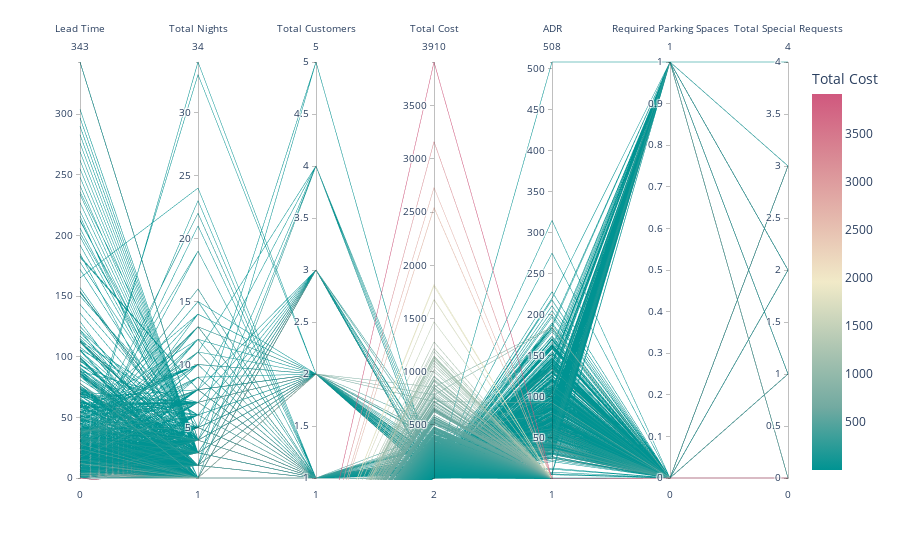

Source (notebook cell):
### Code cell
# Calculate the average values for the columns
average_corporate_customers = corporate_data[['lead_time', 'total_nights', 'total_customers', 'total_cost','stays_in_weekend_nights','stays_in_week_nights','adults','children','babies','adr','required_car_parking_spaces','total_of_special_requests']].mean()

# Calculate the mode for the categorical columns
mode_corporate_customers = corporate_data[['hotel', 'meal', 'market_segment', 'distribution_channel', 'reserved_room_type', 'assigned_room_type', 'deposit_type', 'customer_type', 'reservation_status', 'reservation_status_date']].mode().iloc[0]

print('Average values for Corporate customers:')
print(average_corporate_customers)
print('\nMode for Corporate customers:')
print(mode_corporate_customers)

# Select relevant columns for the plot
columns = ['lead_time', 'total_nights', 'total_customers', 'total_cost', 'adr', 'required_car_parking_spaces', 'total_of_special_requests']
parallel_data = corporate_data[columns]

# Plot the data
fig = px.parallel_coordinates(parallel_data, color='total_cost',
                              labels = {'lead_time': 'Lead Time', 'total_nights': 'Total Nights', 'total_customers': 'Total Customers', 'total_cost': 'Total Cost', 'adr': 'ADR', 'required_car_parking_spaces': 'Required Parking Spaces', 'total_of_special_requests': 'Total Special Requests'},
                              color_continuous_scale=px.colors.diverging.Tealrose)
fig.show()

### Figure 1 — Plotly figure (JSON) as saved in the notebook; plotly's stock layout.template omitted (floating-point values rounded to 4 significant figures; data arrays with more than 128 entries replaced by an {"elided": "..."} marker saying what was removed)
{"data": [{"dimensions": [{"label": "Lead Time", "values": {"elided": "10157 int values"}}, {"label": "Total Nights", "values": {"elided": "10157 int values"}}, {"label": "Total Customers", "values": {"elided": "10157 int values"}}, {"label": "Total Cost", "values": {"elided": "10157 float values"}}, {"label": "ADR", "values": {"elided": "10157 float values"}}, {"label": "Required Parking Spaces", "values": {"elided": "10157 int values"}}, {"label": "Total Special Requests", "values": {"elided": "10157 int values"}}], "domain": {"x": [0, 1], "y": [0, 1]}, "line": {"color": {"elided": "10157 float values"}, "coloraxis": "coloraxis"}, "name": "", "type": "parcoords"}], "layout": {"coloraxis": {"colorbar": {"title": {"text": "Total Cost"}}, "colorscale": [[0, "rgb(0, 147, 146)"], [0.1667, "rgb(114, 170, 161)"], [0.3333, "rgb(177, 199, 179)"], [0.5, "rgb(241, 234, 200)"], [0.6667, "rgb(229, 185, 173)"], [0.8333, "rgb(217, 137, 148)"], [1, "rgb(208, 88, 126)"]]}, "legend": {"tracegroupgap": 0}, "margin": {"t": 60}}}
